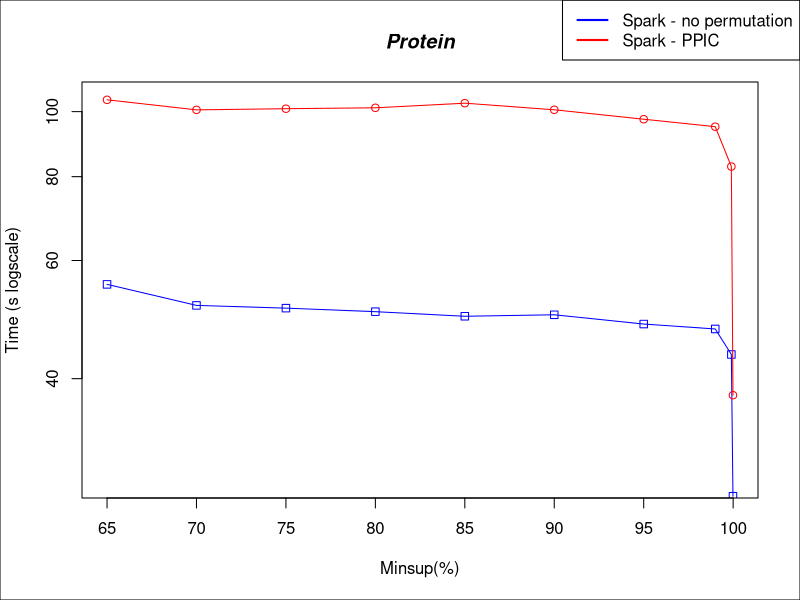

Source code (R):


#DATA
x <- c(0.65, 0.7, 0.75, 0.8, 0.85, 0.9, 0.95, 0.99, 0.999, 0.9999)*100

sparkNP <- c(55278, 51430, 50950, 50336, 49549, 49803, 48242, 47436, 43457, 26721)/1000
sparkPPIC <-  c(104139, 100608, 101008, 101328, 102937, 100632, 97426, 94960, 82830, 37793)/1000

#PLOT
plot(x,sparkNP, log = "y", type="o", pch=0, xlab="Minsup(%)", ylab="Time (s logscale)", col="blue", ylim=c(28, 105))
lines(x,sparkPPIC, col="red", type="o", pch=1)

title(main="Protein", font.main=4)

par(fig = c(0, 1, 0, 1), oma = c(0, 0, 0, 0), mar = c(0, 0, 0, 0), new = TRUE)
plot(0, 0, type = "n", bty = "n", xaxt = "n", yaxt = "n")

#Pretty up
legend("topright", legend=c("Spark - no permutation", "Spark - PPIC"), lty=c(1,1),lwd=c(2,2), col=c("blue","red"))
box()
